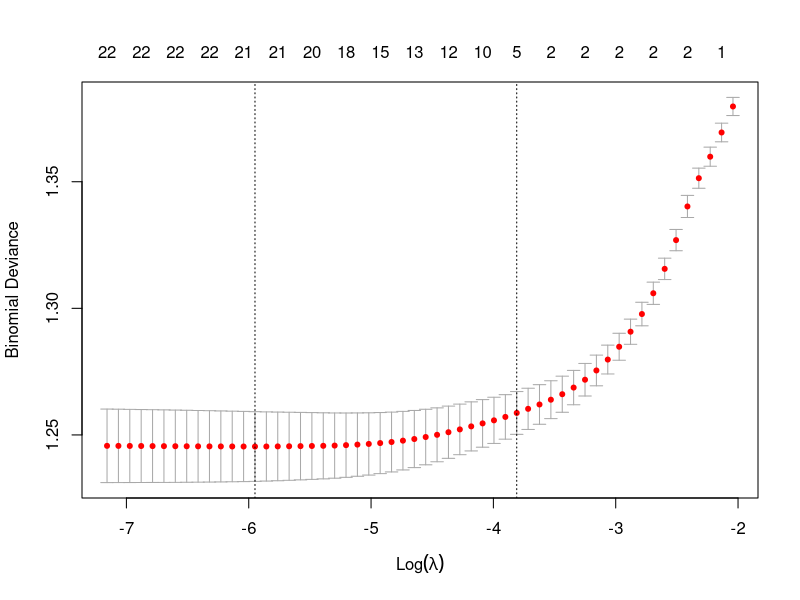
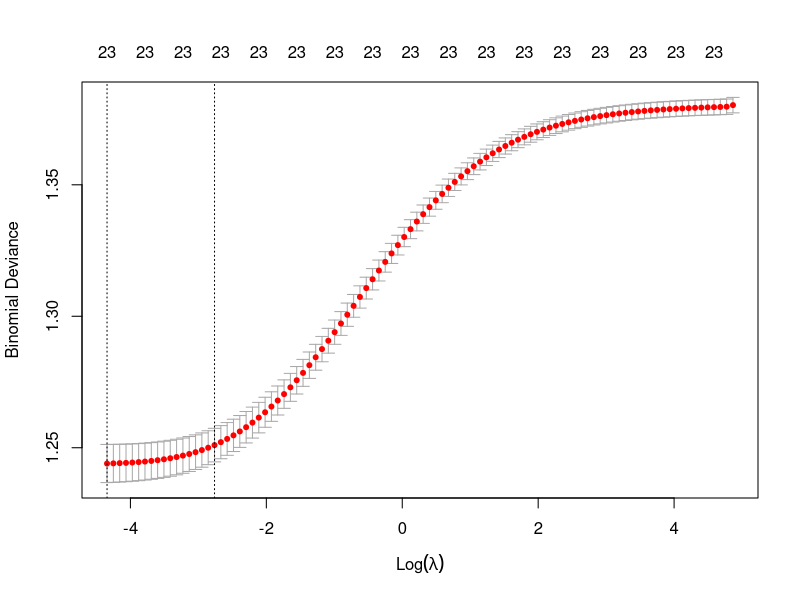

The R source for these figures, in order:
## ---- chunk 1
rm(list = ls())
library(tidyr)
library(glmnet)
dat <- read.csv("recidivism_data_sample.csv")
## ---- chunk 2
# Split into predictor vector (y) and feature matrix (x)
y <- dat$recidivate

# =====================
# CREATING THE X MATRIX
# =====================
# OPTION 1: Include all variables
x <- subset(dat, select = -c(recidivate))
x <- model.matrix(~.-1, x[,]) # Convert all categorical variable to dummies.

# OPTION 2: Exclude nominal data (id & race), include charge_name as dummies.
# x <- subset(dat, select = -c(recidivate, id, race))
# x <- model.matrix(~.-1, x[,]) # Convert all categorical variable to dummies.

# OPTION 3: Exclude nominal and charge_name (id,race, & charge_name)
# x <- as.matrix(subset(dat, select = -c(recidivate, id, race, charge_name)))


# Determine number of in training and test set. Split accordingly.
n.total <- length(y)
prop.train <- 0.67 
set.seed(123)
r <- sample(1:n.total, round(prop.train*n.total), replace = FALSE) 

x.train <- x[r,]
x.test <- x[-r,]
y.train <- y[r]
y.test <- y[-r]
  
## ---- chunk 3
lasso.cv <- cv.glmnet(x = x.train, y = y.train,
                             family = "binomial", nfolds = 10, alpha = 1)
plot(lasso.cv)
## ---- chunk 4
opt.lambda.lasso <- lasso.cv$lambda.1se
opt.model.lasso <-  glmnet(x = x.train, y = y.train, alpha = 1, lambda = opt.lambda.lasso, family = "binomial") 
## ---- chunk 5
test.predprob <- predict(opt.model.lasso, newx = x.test, type = "response")
yhat.test <- as.numeric(test.predprob > 0.5)

# accuracy
accLASSO.test <- mean(y.test == yhat.test)

# precision
precLASSO.test <- mean(y.test[yhat.test == 1] == 1)

# recall
recallLASSO.test <- mean(yhat.test[y.test == 1] == 1)

#mse
mseLASSO.test <- mean((yhat.test - y.test)^2)
## ---- chunk 6
rr.cv <- cv.glmnet(x = x.train, y = y.train,
                             family = "binomial", nfolds = 10, alpha = 0)
plot(rr.cv)
## ---- chunk 7
opt.lambda.rr <- rr.cv$lambda.1se
opt.model.rr <-  glmnet(x = x.train, y = y.train, alpha = 0, lambda = opt.lambda.rr, family = "binomial") 
## ---- chunk 8
test.predprob.rr <- predict(opt.model.rr, newx = x.test, type = "response")
yhat.test.rr <- as.numeric(test.predprob.rr > 0.5)

# accuracy
accRR.test <- mean(y.test == yhat.test.rr)

# precision
precRR.test <- mean(y.test[yhat.test.rr == 1] == 1)

# recall
recallRR.test <- mean(yhat.test.rr[y.test == 1] == 1)

#mse
mseRR.test <- mean((yhat.test.rr-y.test)^2)
## ---- chunk 9
rr <- c(accRR.test, precRR.test, recallRR.test, mseRR.test)
lasso <- c(accLASSO.test, precLASSO.test, recallLASSO.test, mseLASSO.test)
data.frame("rr_outofsample" = rr, "lasso_outofsample" = lasso, row.names = c("accuracy", "precision", "recall", "mse"))
